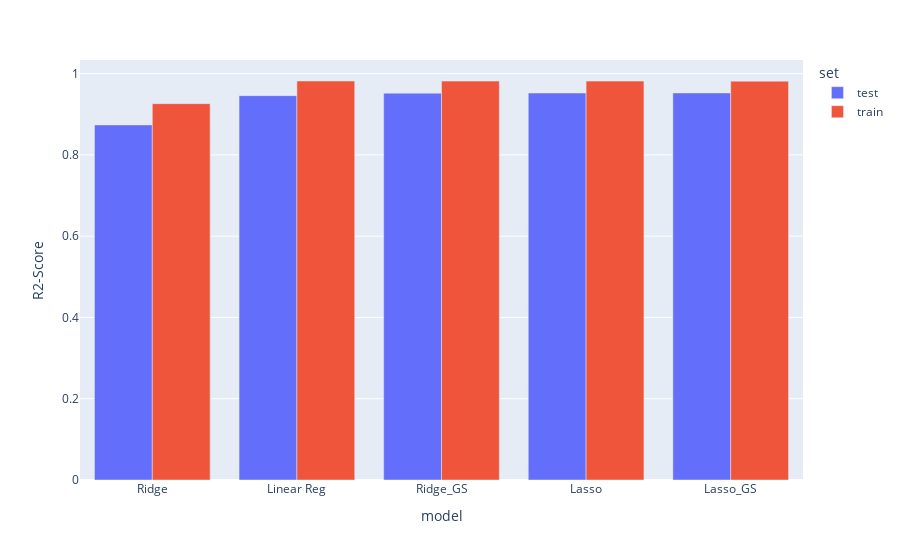

Notebook code for this chart:
### Code cell
#scores_df["R2-Score-plot"] = scores_df["R2-Score"] - 0.9
scores_df = scores_df.sort_values(by = ['set', 'R2-Score'], ascending = True)
px.bar(scores_df, x = "model", y = 'R2-Score', color = 'set', barmode = 'group', width = 900)

### Figure 1 — Plotly figure (JSON) as saved in the notebook; plotly's stock layout.template omitted (floating-point values rounded to 4 significant figures)
{"data": [{"alignmentgroup": "True", "hovertemplate": "set=test<br>model=%{x}<br>R2-Score=%{y}<extra></extra>", "legendgroup": "test", "marker": {"color": "#636efa", "pattern": {"shape": ""}}, "name": "test", "offsetgroup": "test", "orientation": "v", "showlegend": true, "textposition": "auto", "type": "bar", "x": ["Ridge", "Linear Reg", "Ridge_GS", "Lasso", "Lasso_GS"], "xaxis": "x", "y": [0.8738, 0.9458, 0.952, 0.9522, 0.9525], "yaxis": "y"}, {"alignmentgroup": "True", "hovertemplate": "set=train<br>model=%{x}<br>R2-Score=%{y}<extra></extra>", "legendgroup": "train", "marker": {"color": "#EF553B", "pattern": {"shape": ""}}, "name": "train", "offsetgroup": "train", "orientation": "v", "showlegend": true, "textposition": "auto", "type": "bar", "x": ["Ridge", "Lasso_GS", "Lasso", "Ridge_GS", "Linear Reg"], "xaxis": "x", "y": [0.9261, 0.9816, 0.9816, 0.9816, 0.9819], "yaxis": "y"}], "layout": {"barmode": "group", "legend": {"title": {"text": "set"}, "tracegroupgap": 0}, "margin": {"t": 60}, "width": 900, "xaxis": {"anchor": "y", "domain": [0, 1], "title": {"text": "model"}}, "yaxis": {"anchor": "x", "domain": [0, 1], "title": {"text": "R2-Score"}}}}
